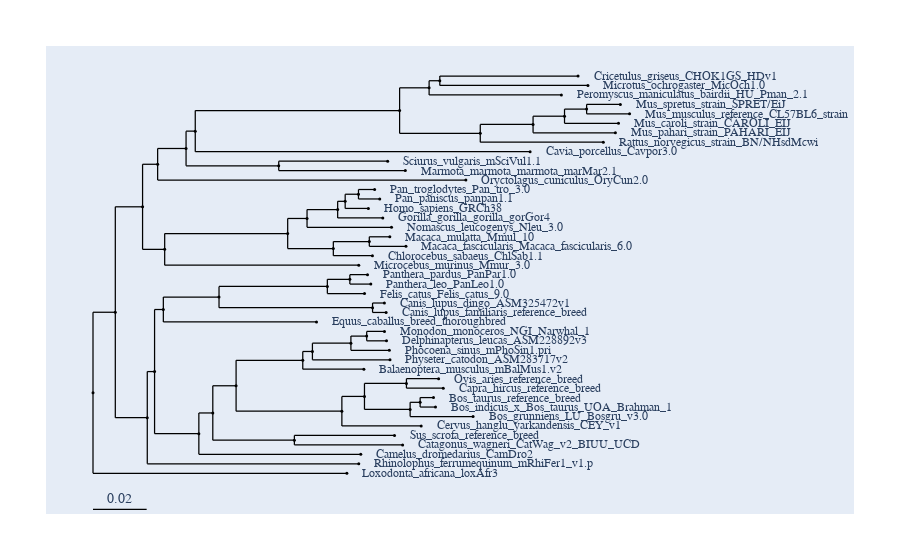

Notebook code cell kept with this figure:
### Code cell
path = paths[0]
print(path)
tree_10primate= load_tree(path, format=None, underscore_unmunge=False)
tree_10primate.get_figure(show_support=True, threshold=0.8)

### Figure 1 — Plotly figure (JSON) as saved in the notebook; plotly's stock layout.template omitted (floating-point values rounded to 4 significant figures; data arrays with more than 128 entries replaced by an {"elided": "..."} marker saying what was removed)
{"data": [{"line": {"color": "black", "shape": "spline", "smoothing": 1.3, "width": 1.25}, "mode": "lines", "showlegend": false, "type": "scatter", "x": {"elided": "506 float values"}, "y": {"elided": "506 float values"}}, {"hoverinfo": "text", "marker": {"color": "black", "size": 3, "symbol": "circle"}, "mode": "markers", "showlegend": false, "text": ["Eutheria", "Boreoeutheria", "Euarchontoglires", "Glires", "Rodentia.2", "Rodentia", "Muroidea", "Cricetidae.2", "Cricetidae", "Cricetulus_griseus_CHOK1GS_HDv1", "Microtus_ochrogaster_MicOch1.0", "Peromyscus_maniculatus_bairdii_HU_Pman_2.1", "Murinae", "Mus.3", "Mus.2", "Mus", "Mus_spretus_strain_SPRET/EiJ", "Mus_musculus_reference_CL57BL6_strain", "Mus_caroli_strain_CAROLI_EIJ", "Mus_pahari_strain_PAHARI_EIJ", "Rattus_norvegicus_strain_BN/NHsdMcwi", "Cavia_porcellus_Cavpor3.0", "Sciuridae", "Sciurus_vulgaris_mSciVul1.1", "Marmota_marmota_marmota_marMar2.1", "Oryctolagus_cuniculus_OryCun2.0", "Primates", "Catarrhini", "Hominoidea", "Homininae.2", "Homininae", "Pan", "Pan_troglodytes_Pan_tro_3.0", "Pan_paniscus_panpan1.1", "Homo_sapiens_GRCh38", "Gorilla_gorilla_gorilla_gorGor4", "Nomascus_leucogenys_Nleu_3.0", "Cercopithecinae", "Macaca", "Macaca_mulatta_Mmul_10", "Macaca_fascicularis_Macaca_fascicularis_6.0", "Chlorocebus_sabaeus_ChlSab1.1", "Microcebus_murinus_Mmur_3.0", "Laurasiatheria.3", "Laurasiatheria.2", "Laurasiatheria", "Carnivora", "Felidae", "Panthera", "Panthera_pardus_PanPar1.0", "Panthera_leo_PanLeo1.0", "Felis_catus_Felis_catus_9.0", "Canis_lupus", "Canis_lupus_dingo_ASM325472v1", "Canis_lupus_familiaris_reference_breed", "Equus_caballus_breed_thoroughbred", "Artiodactyla.3", "Artiodactyla.2", "Artiodactyla", "Cetacea", "Odontoceti.2", "Odontoceti", "Monodontidae", "Monodon_monoceros_NGI_Narwhal_1", "Delphinapterus_leucas_ASM228892v3", "Phocoena_sinus_mPhoSin1.pri", "Physeter_catodon_ASM283717v2", "Balaenoptera_musculus_mBalMus1.v2", "Pecora", "Bovidae", "Caprinae", "Ovis_aries_reference_breed", "Capra_hircus_reference_breed", "Bos.2", "Bos", "Bos_taurus_reference_breed", "Bos_indicus_x_Bos_taurus_UOA_Brahman_1", "Bos_grunniens_LU_Bosgru_v3.0", "Cervus_hanglu_yarkandensis_CEY_v1", "Suina", "Sus_scrofa_reference_breed", "Catagonus_wagneri_CatWag_v2_BIUU_UCD", "Camelus_dromedarius_CamDro2", "Rhinolophus_ferrumequinum_mRhiFer1_v1.p", "Loxodonta_africana_loxAfr3"], "type": "scatter", "x": [0, 0.00982, 0.02182, 0.02845, 0.04096, 0.04501, 0.135, 0.1479, 0.1527, 0.2135, 0.2179, 0.2061, 0.1705, 0.1937, 0.2075, 0.2173, 0.2321, 0.2362, 0.2313, 0.2299, 0.2246, 0.1924, 0.08175, 0.1297, 0.1375, 0.1641, 0.03155, 0.08569, 0.09421, 0.1077, 0.111, 0.1168, 0.124, 0.1262, 0.1212, 0.1275, 0.1314, 0.1058, 0.1216, 0.1307, 0.1378, 0.123, 0.117, 0.02389, 0.0271, 0.03096, 0.05547, 0.1032, 0.1131, 0.1208, 0.1223, 0.1195, 0.1231, 0.1283, 0.129, 0.09838, 0.04659, 0.05273, 0.06298, 0.09233, 0.09658, 0.1135, 0.1205, 0.1283, 0.1292, 0.1304, 0.1307, 0.1192, 0.1095, 0.1195, 0.138, 0.1521, 0.1542, 0.1396, 0.144, 0.1499, 0.1507, 0.1673, 0.1444, 0.08864, 0.1327, 0.1363, 0.1179, 0.117, 0.1117], "y": [-16.24, -5.171, 9.321, 15.17, 17.34, 19.72, 22.55, 25.67, 26.65, 27.3, 26, 24.7, 19.42, 20.64, 21.77, 22.75, 23.4, 22.1, 20.8, 19.5, 18.2, 16.9, 14.95, 15.6, 14.3, 13, 3.473, 5.647, 7.719, 8.938, 10.07, 11.05, 11.7, 10.4, 9.1, 7.8, 6.5, 3.575, 4.55, 5.2, 3.9, 2.6, 1.3, -19.66, -13.32, -4.794, -3.088, -1.625, -0.65, 0, -1.3, -2.6, -4.55, -3.9, -5.2, -6.5, -21.86, -19.01, -15.28, -11.78, -10.56, -9.425, -8.45, -7.8, -9.1, -10.4, -11.7, -13, -18.77, -16.74, -14.95, -14.3, -15.6, -18.52, -17.55, -16.9, -18.2, -19.5, -20.8, -22.75, -22.1, -23.4, -24.7, -26, -27.3]}], "layout": {"annotations": [{"font": {"family": "Inconsolata, monospace", "size": 12}, "showarrow": false, "text": "Cricetulus_griseus_CHOK1GS_HDv1", "textangle": 0, "x": 0.2194, "xanchor": "left", "xref": "x", "y": 27.3, "yref": "y"}, {"font": {"family": "Inconsolata, monospace", "size": 12}, "showarrow": false, "text": "Microtus_ochrogaster_MicOch1.0", "textangle": 0, "x": 0.2238, "xanchor": "left", "xref": "x", "y": 26, "yref": "y"}, {"font": {"family": "Inconsolata, monospace", "size": 12}, "showarrow": false, "text": "Peromyscus_maniculatus_bairdii_HU_Pman_2.1", "textangle": 0, "x": 0.2121, "xanchor": "left", "xref": "x", "y": 24.7, "yref": "y"}, {"font": {"family": "Inconsolata, monospace", "size": 12}, "showarrow": false, "text": "Mus_spretus_strain_SPRET/EiJ", "textangle": 0, "x": 0.238, "xanchor": "left", "xref": "x", "y": 23.4, "yref": "y"}, {"font": {"family": "Inconsolata, monospace", "size": 12}, "showarrow": false, "text": "Mus_musculus_reference_CL57BL6_strain", "textangle": 0, "x": 0.2421, "xanchor": "left", "xref": "x", "y": 22.1, "yref": "y"}, {"font": {"family": "Inconsolata, monospace", "size": 12}, "showarrow": false, "text": "Mus_caroli_strain_CAROLI_EIJ", "textangle": 0, "x": 0.2372, "xanchor": "left", "xref": "x", "y": 20.8, "yref": "y"}, {"font": {"family": "Inconsolata, monospace", "size": 12}, "showarrow": false, "text": "Mus_pahari_strain_PAHARI_EIJ", "textangle": 0, "x": 0.2358, "xanchor": "left", "xref": "x", "y": 19.5, "yref": "y"}, {"font": {"family": "Inconsolata, monospace", "size": 12}, "showarrow": false, "text": "Rattus_norvegicus_strain_BN/NHsdMcwi", "textangle": 0, "x": 0.2305, "xanchor": "left", "xref": "x", "y": 18.2, "yref": "y"}, {"font": {"family": "Inconsolata, monospace", "size": 12}, "showarrow": false, "text": "Cavia_porcellus_Cavpor3.0", "textangle": 0, "x": 0.1983, "xanchor": "left", "xref": "x", "y": 16.9, "yref": "y"}, {"font": {"family": "Inconsolata, monospace", "size": 12}, "showarrow": false, "text": "Sciurus_vulgaris_mSciVul1.1", "textangle": 0, "x": 0.1356, "xanchor": "left", "xref": "x", "y": 15.6, "yref": "y"}, {"font": {"family": "Inconsolata, monospace", "size": 12}, "showarrow": false, "text": "Marmota_marmota_marmota_marMar2.1", "textangle": 0, "x": 0.1434, "xanchor": "left", "xref": "x", "y": 14.3, "yref": "y"}, {"font": {"family": "Inconsolata, monospace", "size": 12}, "showarrow": false, "text": "Oryctolagus_cuniculus_OryCun2.0", "textangle": 0, "x": 0.17, "xanchor": "left", "xref": "x", "y": 13, "yref": "y"}, {"font": {"family": "Inconsolata, monospace", "size": 12}, "showarrow": false, "text": "Pan_troglodytes_Pan_tro_3.0", "textangle": 0, "x": 0.1299, "xanchor": "left", "xref": "x", "y": 11.7, "yref": "y"}, {"font": {"family": "Inconsolata, monospace", "size": 12}, "showarrow": false, "text": "Pan_paniscus_panpan1.1", "textangle": 0, "x": 0.1321, "xanchor": "left", "xref": "x", "y": 10.4, "yref": "y"}, {"font": {"family": "Inconsolata, monospace", "size": 12}, "showarrow": false, "text": "Homo_sapiens_GRCh38", "textangle": 0, "x": 0.1271, "xanchor": "left", "xref": "x", "y": 9.1, "yref": "y"}, {"font": {"family": "Inconsolata, monospace", "size": 12}, "showarrow": false, "text": "Gorilla_gorilla_gorilla_gorGor4", "textangle": 0, "x": 0.1335, "xanchor": "left", "xref": "x", "y": 7.8, "yref": "y"}, {"font": {"family": "Inconsolata, monospace", "size": 12}, "showarrow": false, "text": "Nomascus_leucogenys_Nleu_3.0", "textangle": 0, "x": 0.1373, "xanchor": "left", "xref": "x", "y": 6.5, "yref": "y"}, {"font": {"family": "Inconsolata, monospace", "size": 12}, "showarrow": false, "text": "Macaca_mulatta_Mmul_10", "textangle": 0, "x": 0.1366, "xanchor": "left", "xref": "x", "y": 5.2, "yref": "y"}, {"font": {"family": "Inconsolata, monospace", "size": 12}, "showarrow": false, "text": "Macaca_fascicularis_Macaca_fascicularis_6.0", "textangle": 0, "x": 0.1437, "xanchor": "left", "xref": "x", "y": 3.9, "yref": "y"}, {"font": {"family": "Inconsolata, monospace", "size": 12}, "showarrow": false, "text": "Chlorocebus_sabaeus_ChlSab1.1", "textangle": 0, "x": 0.1289, "xanchor": "left", "xref": "x", "y": 2.6, "yref": "y"}, {"font": {"family": "Inconsolata, monospace", "size": 12}, "showarrow": false, "text": "Microcebus_murinus_Mmur_3.0", "textangle": 0, "x": 0.1229, "xanchor": "left", "xref": "x", "y": 1.3, "yref": "y"}, {"font": {"family": "Inconsolata, monospace", "size": 12}, "showarrow": false, "text": "Panthera_pardus_PanPar1.0", "textangle": 0, "x": 0.1267, "xanchor": "left", "xref": "x", "y": 0, "yref": "y"}, {"font": {"family": "Inconsolata, monospace", "size": 12}, "showarrow": false, "text": "Panthera_leo_PanLeo1.0", "textangle": 0, "x": 0.1282, "xanchor": "left", "xref": "x", "y": -1.3, "yref": "y"}, {"font": {"family": "Inconsolata, monospace", "size": 12}, "showarrow": false, "text": "Felis_catus_Felis_catus_9.0", "textangle": 0, "x": 0.1254, "xanchor": "left", "xref": "x", "y": -2.6, "yref": "y"}, {"font": {"family": "Inconsolata, monospace", "size": 12}, "showarrow": false, "text": "Canis_lupus_dingo_ASM325472v1", "textangle": 0, "x": 0.1342, "xanchor": "left", "xref": "x", "y": -3.9, "yref": "y"}, {"font": {"family": "Inconsolata, monospace", "size": 12}, "showarrow": false, "text": "Canis_lupus_familiaris_reference_breed", "textangle": 0, "x": 0.1349, "xanchor": "left", "xref": "x", "y": -5.2, "yref": "y"}, {"font": {"family": "Inconsolata, monospace", "size": 12}, "showarrow": false, "text": "Equus_caballus_breed_thoroughbred", "textangle": 0, "x": 0.1043, "xanchor": "left", "xref": "x", "y": -6.5, "yref": "y"}, {"font": {"family": "Inconsolata, monospace", "size": 12}, "showarrow": false, "text": "Monodon_monoceros_NGI_Narwhal_1", "textangle": 0, "x": 0.1342, "xanchor": "left", "xref": "x", "y": -7.8, "yref": "y"}, {"font": {"family": "Inconsolata, monospace", "size": 12}, "showarrow": false, "text": "Delphinapterus_leucas_ASM228892v3", "textangle": 0, "x": 0.1351, "xanchor": "left", "xref": "x", "y": -9.1, "yref": "y"}, {"font": {"family": "Inconsolata, monospace", "size": 12}, "showarrow": false, "text": "Phocoena_sinus_mPhoSin1.pri", "textangle": 0, "x": 0.1363, "xanchor": "left", "xref": "x", "y": -10.4, "yref": "y"}, {"font": {"family": "Inconsolata, monospace", "size": 12}, "showarrow": false, "text": "Physeter_catodon_ASM283717v2", "textangle": 0, "x": 0.1366, "xanchor": "left", "xref": "x", "y": -11.7, "yref": "y"}, {"font": {"family": "Inconsolata, monospace", "size": 12}, "showarrow": false, "text": "Balaenoptera_musculus_mBalMus1.v2", "textangle": 0, "x": 0.1251, "xanchor": "left", "xref": "x", "y": -13, "yref": "y"}, {"font": {"family": "Inconsolata, monospace", "size": 12}, "showarrow": false, "text": "Ovis_aries_reference_breed", "textangle": 0, "x": 0.158, "xanchor": "left", "xref": "x", "y": -14.3, "yref": "y"}, {"font": {"family": "Inconsolata, monospace", "size": 12}, "showarrow": false, "text": "Capra_hircus_reference_breed", "textangle": 0, "x": 0.1601, "xanchor": "left", "xref": "x", "y": -15.6, "yref": "y"}, {"font": {"family": "Inconsolata, monospace", "size": 12}, "showarrow": false, "text": "Bos_taurus_reference_breed", "textangle": 0, "x": 0.1558, "xanchor": "left", "xref": "x", "y": -16.9, "yref": "y"}, {"font": {"family": "Inconsolata, monospace", "size": 12}, "showarrow": false, "text": "Bos_indicus_x_Bos_taurus_UOA_Brahman_1", "textangle": 0, "x": 0.1566, "xanchor": "left", "xref": "x", "y": -18.2, "yref": "y"}, {"font": {"family": "Inconsolata, monospace", "size": 12}, "showarrow": false, "text": "Bos_grunniens_LU_Bosgru_v3.0", "textangle": 0, "x": 0.1732, "xanchor": "left", "xref": "x", "y": -19.5, "yref": "y"}, {"font": {"family": "Inconsolata, monospace", "size": 12}, "showarrow": false, "text": "Cervus_hanglu_yarkandensis_CEY_v1", "textangle": 0, "x": 0.1504, "xanchor": "left", "xref": "x", "y": -20.8, "yref": "y"}, {"font": {"family": "Inconsolata, monospace", "size": 12}, "showarrow": false, "text": "Sus_scrofa_reference_breed", "textangle": 0, "x": 0.1386, "xanchor": "left", "xref": "x", "y": -22.1, "yref": "y"}, {"font": {"family": "Inconsolata, monospace", "size": 12}, "showarrow": false, "text": "Catagonus_wagneri_CatWag_v2_BIUU_UCD", "textangle": 0, "x": 0.1422, "xanchor": "left", "xref": "x", "y": -23.4, "yref": "y"}, {"font": {"family": "Inconsolata, monospace", "size": 12}, "showarrow": false, "text": "Camelus_dromedarius_CamDro2", "textangle": 0, "x": 0.1238, "xanchor": "left", "xref": "x", "y": -24.7, "yref": "y"}, {"font": {"family": "Inconsolata, monospace", "size": 12}, "showarrow": false, "text": "Rhinolophus_ferrumequinum_mRhiFer1_v1.p", "textangle": 0, "x": 0.1229, "xanchor": "left", "xref": "x", "y": -26, "yref": "y"}, {"font": {"family": "Inconsolata, monospace", "size": 12}, "showarrow": false, "text": "Loxodonta_africana_loxAfr3", "textangle": 0, "x": 0.1176, "xanchor": "left", "xref": "x", "y": -27.3, "yref": "y"}, {"ax": 0, "ay": 0, "showarrow": false, "text": "0.02", "x": 0.01181, "xref": "x", "y": -32.26, "yref": "y", "yshift": 10}], "autosize": true, "font": {"family": "Balto", "size": 14}, "hovermode": "closest", "margin": {"b": 50, "l": 50, "pad": 4, "r": 50, "t": 50}, "shapes": [{"line": {"color": "black", "width": 1.25}, "name": "scale_bar", "type": "line", "x0": 0, "x1": 0.02362, "y0": -32.26, "y1": -32.26}], "showlegend": false, "xaxis": {"visible": false}, "yaxis": {"visible": false}}}
